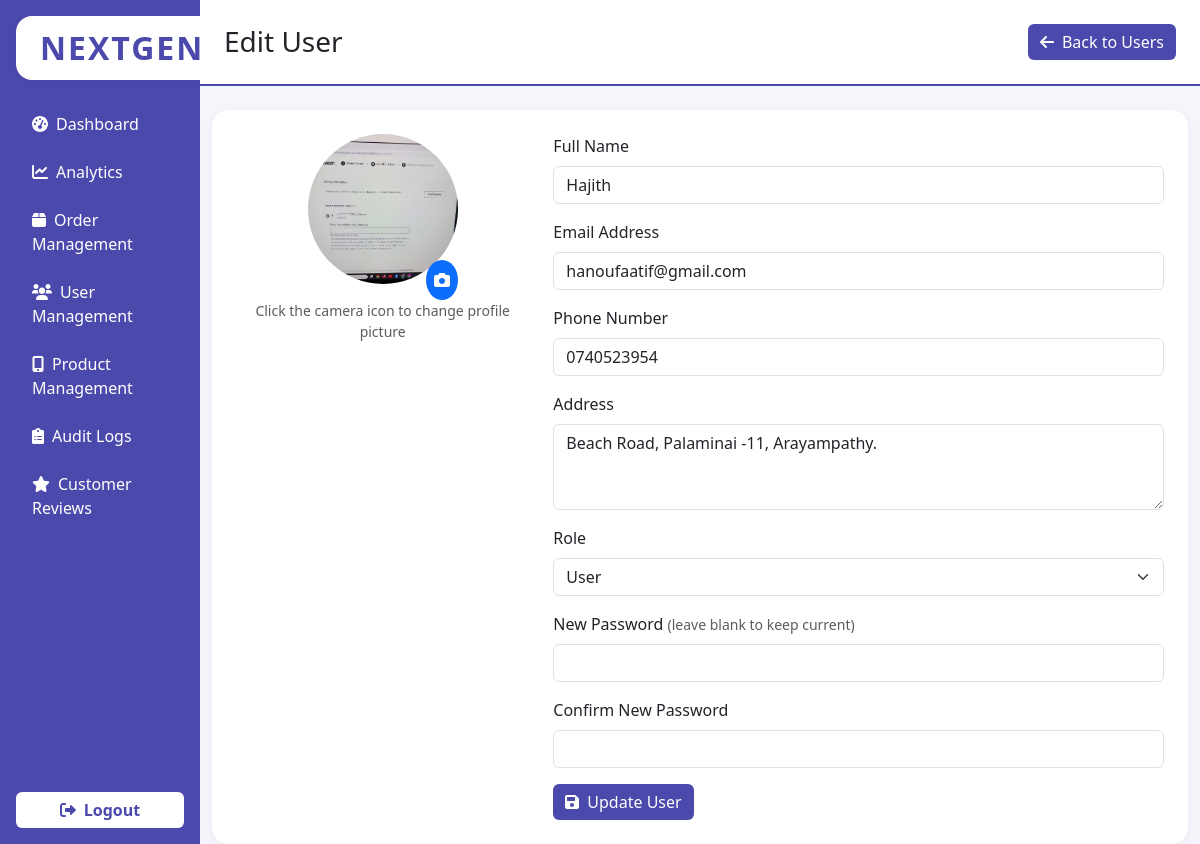
The page /admin_user_edit.php?id=3 (signed in) on the database its author committed.
### tables this page shows
CREATE TABLE `users` (
  `id` int(11) NOT NULL,
  `first_name` varchar(100) DEFAULT NULL,
  `last_name` varchar(100) DEFAULT NULL,
  `name` varchar(100) NOT NULL,
  `email` varchar(100) NOT NULL,
  `password` varchar(255) NOT NULL,
  `phone` varchar(20) DEFAULT NULL,
  `address` text DEFAULT NULL,
  `city` varchar(100) DEFAULT NULL,
  `profile_picture` varchar(255) DEFAULT NULL,
  `otp` varchar(10) DEFAULT NULL,
  `is_verified` tinyint(1) DEFAULT 0,
  `role` enum('admin','user') DEFAULT 'user',
  `created_at` timestamp NOT NULL DEFAULT current_timestamp(),
  `updated_at` timestamp NOT NULL DEFAULT current_timestamp() ON UPDATE current_timestamp()
);

### admin_user_edit.php (the view, shortened to what this page needs)
<?php
$conn = getDBConnection();
$userId = isset($_GET['id']) ? (int)$_GET['id'] : 0;
$stmt = $conn->prepare("SELECT * FROM users WHERE id = ?");
$stmt->execute([$userId]);
$user = $stmt->fetch();
?>
<!DOCTYPE html>
<html lang="en">
<head>
    <link href="https://cdn.jsdelivr.net/npm/bootstrap@5.3.0/dist/css/bootstrap.min.css" rel="stylesheet">
    <link href="https://cdnjs.cloudflare.com/ajax/libs/font-awesome/6.0.0/css/all.min.css" rel="stylesheet">
</head>
<body>
    <div class="row g-0">
        <div class="col-md-2 sidebar d-flex flex-column p-3">
            <div class="mb-4 text-center">
                <span class="sidebar-logo">NEXTGEN</span>
            </div>
            <nav class="nav flex-column mb-auto">
                <a href="admin.php" class="nav-link<?= basename($_SERVER['PHP_SELF']) == 'admin.php' ? ' active' : '' ?>"><i class="fas fa-tachometer-alt me-2"></i>Dashboard</a>
                <a href="admin_analytics.php" class="nav-link<?= basename($_SERVER['PHP_SELF']) == 'admin_analytics.php' ? ' active' : '' ?>"><i class="fas fa-chart-line me-2"></i>Analytics</a>
                <a href="admin_orders.php" class="nav-link<?= basename($_SERVER['PHP_SELF']) == 'admin_orders.php' ? ' active' : '' ?>"><i class="fas fa-box me-2"></i>Order Management</a>
                <a href="admin_users.php" class="nav-link<?= basename($_SERVER['PHP_SELF']) == 'admin_users.php' ? ' active' : '' ?>"><i class="fas fa-users me-2"></i>User Management</a>
                <a href="admin_products.php" class="nav-link<?= basename($_SERVER['PHP_SELF']) == 'admin_products.php' ? ' active' : '' ?>"><i class="fas fa-mobile-alt me-2"></i>Product Management</a>
                <a href="admin_audit_logs.php" class="nav-link<?= basename($_SERVER['PHP_SELF']) == 'admin_audit_logs.php' ? ' active' : '' ?>"><i class="fas fa-clipboard-list me-2"></i>Audit Logs</a>
                <a href="admin_reviews.php" class="nav-link<?= basename($_SERVER['PHP_SELF']) == 'admin_reviews.php' ? ' active' : '' ?>"><i class="fas fa-star me-2"></i>Customer Reviews</a>
            </nav>
            <div class="mt-auto text-center">
                <a href="logout.php" class="btn btn-light w-100 mt-4"><i class="fas fa-sign-out-alt me-2"></i>Logout</a>
            </div>
        </div>
        <div class="col-md-10">
            <div class="dashboard-header d-flex justify-content-between align-items-center p-4 mb-4">
                <h1 class="h3 mb-0">Edit User</h1>
                <a href="admin_users.php" class="btn btn-primary"><i class="fas fa-arrow-left me-2"></i>Back to Users</a>
            </div>
            <div class="container-fluid">
                <div class="card p-4">
                    <form method="POST" enctype="multipart/form-data">
                        <div class="row">
                            <div class="col-md-4 text-center mb-4">
                                <div class="position-relative d-inline-block">
                                    <?php if ($user['profile_picture']): ?>
                                        <img src="<?= htmlspecialchars($user['profile_picture']) ?>" class="rounded-circle mb-3" alt="Profile Picture" style="width: 150px; height: 150px; object-fit: cover;">
                                    <?php else: ?>
                                        <i class="fas fa-user-circle fa-5x text-primary mb-3"></i>
                                    <?php endif; ?>
                                    <label for="profile_picture" class="position-absolute bottom-0 end-0 bg-primary text-white rounded-circle p-2" style="cursor: pointer;">
                                        <i class="fas fa-camera"></i>
                                    </label>
                                </div>
                                <div class="small text-muted">Click the camera icon to change profile picture</div>
                            </div>
                            <div class="col-md-8">
                                <div class="mb-3">
                                    <label for="name" class="form-label">Full Name</label>
                                    <input type="text" class="form-control" id="name" name="name" value="<?= htmlspecialchars($user['name']) ?>" required>
                                </div>
                                <div class="mb-3">
                                    <label for="email" class="form-label">Email Address</label>
                                    <input type="email" class="form-control" id="email" name="email" value="<?= htmlspecialchars($user['email']) ?>" required>
                                </div>
                                <div class="mb-3">
                                    <label for="phone" class="form-label">Phone Number</label>
                                    <input type="tel" class="form-control" id="phone" name="phone" value="<?= htmlspecialchars($user['phone'] ?? '') ?>">
                                </div>
                                <div class="mb-3">
                                    <label for="address" class="form-label">Address</label>
                                    <textarea class="form-control" id="address" name="address" rows="3"><?= htmlspecialchars($user['address'] ?? '') ?></textarea>
                                </div>
                                <div class="mb-3">
                                    <label for="role" class="form-label">Role</label>
                                    <select class="form-select" id="role" name="role" <?= $userId === $_SESSION['user_id'] ? 'disabled' : '' ?>>
                                        <option value="user" <?= $user['role'] === 'user' ? 'selected' : '' ?>>User</option>
                                    </select>
                                </div>
                                <div class="mb-3">
                                    <label for="new_password" class="form-label">New Password <span class="text-muted small">(leave blank to keep current)</span></label>
                                    <input type="password" class="form-control" id="new_password" name="new_password" autocomplete="new-password">
                                </div>
                                <div class="mb-3">
                                    <label for="confirm_password" class="form-label">Confirm New Password</label>
                                    <input type="password" class="form-control" id="confirm_password" name="confirm_password" autocomplete="new-password">
                                </div>
                                <button type="submit" class="btn btn-primary"><i class="fas fa-save me-2"></i>Update User</button>
                            </div>
                        </div>
                    </form>
                </div>
            </div>
        </div>
    </div>
</body>
</html>

### admin_user_edit.php (style rules this page uses)
:root { --admin-primary: #4B49AC; --admin-secondary: #98BDFF; --admin-bg: #F4F6FC; --admin-card: #fff; --admin-sidebar: #4B49AC; --admin-sidebar-active: #fff; --admin-sidebar-text: #fff; --admin-sidebar-active-text: #4B49AC; }
body { background: var(--admin-bg); }
.sidebar { min-height: 100vh; background: var(--admin-sidebar); color: var(--admin-sidebar-text); }
.sidebar .nav-link { color: var(--admin-sidebar-text); font-weight: 500; border-radius: 8px; margin-bottom: 0.5rem; transition: background 0.2s, color 0.2s; }
.dashboard-header { background: var(--admin-card); border-bottom: 2px solid var(--admin-primary); }
.card { border: none; border-radius: 1rem; box-shadow: 0 2px 8px rgba(0,0,0,0.05); background: var(--admin-card); }
.btn-primary, .sidebar .btn.btn-light { background: var(--admin-primary); color: var(--admin-sidebar-text); border: none; }
.sidebar .btn.btn-light { color: var(--admin-primary); font-weight: 600; background: var(--admin-sidebar-active); }
.sidebar-logo { font-size:2rem; font-weight:700; letter-spacing:2px; color: var(--admin-primary); background: var(--admin-sidebar-active); padding:0.5rem 1.5rem; border-radius:1rem; display:inline-block; box-shadow:0 2px 8px rgba(0,0,0,0.05); }

### rows shown on the page
users: profile_picture (picture), name "Hajith", email "hanoufaatif@gmail.com", phone "0740523954", address "Beach Road, Palaminai -11, Arayampathy.", role "User"
